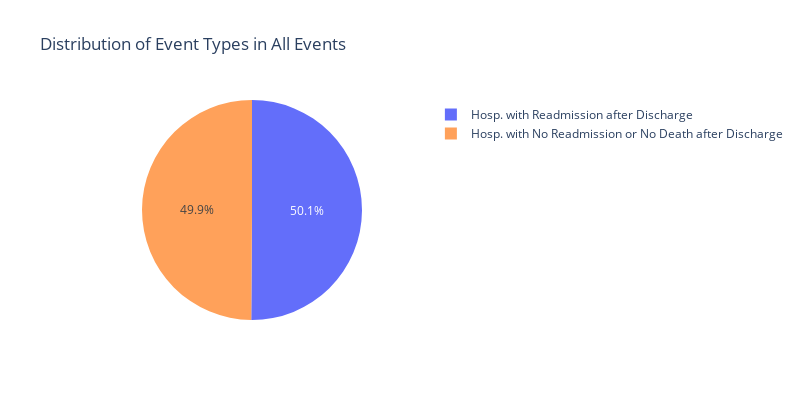

Here is the notebook cell this chart was saved with:
### Markdown cell above
### Distribution of Event Types

### Code cell
px.pie(
       all_events_df,
       names='EVENT_TYPE',
       title='Distribution of Event Types in All Events',
       color='EVENT_TYPE',
       width=800,
       height=400,
       color_discrete_map=event_type_color_map
).show()

### Figure 1 — Plotly figure (JSON) as saved in the notebook; plotly's stock layout.template omitted (floating-point values rounded to 4 significant figures; data arrays with more than 128 entries replaced by an {"elided": "..."} marker saying what was removed)
{"data": [{"customdata": {"elided": "5951x1 str values"}, "domain": {"x": [0, 1], "y": [0, 1]}, "hovertemplate": "EVENT_TYPE=%{customdata[0]}<extra></extra>", "labels": {"elided": "5951 str values"}, "legendgroup": "", "marker": {"colors": {"elided": "5951 str values"}}, "name": "", "showlegend": true, "type": "pie"}], "layout": {"height": 400, "legend": {"tracegroupgap": 0}, "title": {"text": "Distribution of Event Types in All Events"}, "width": 800}}
